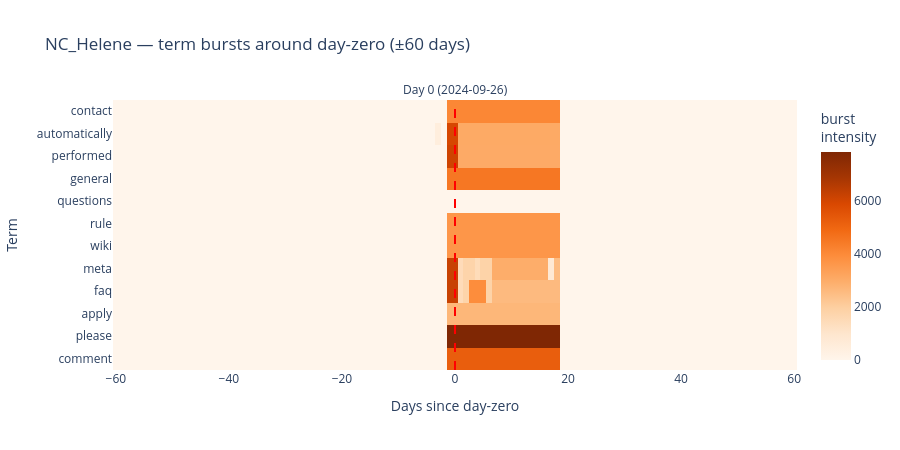

Here is the notebook cell this chart was saved with:
### Markdown cell above
### 6.2 Per-event burst heatmaps

For each event, we pick the ~12 most distinctive terms across that event's boolean sub-corpora (by TF-IDF), run Kleinberg on each term's timestamp series restricted to the ±`WINDOW_DAYS` window around day-zero, and render a heatmap of days-since-day-zero × term with intensity encoding. A vertical line marks day-zero.

### Code cell
BURST_TERMS_PER_EVENT = 12

def term_timestamps(docs, term):
    mask = docs["text_content"].str.contains(rf"\b{re.escape(term)}\b", case=False, regex=True)
    return docs.loc[mask, "timestamp"].dropna().tolist()

def distinctive_terms(sub_df, all_df, n=BURST_TERMS_PER_EVENT):
    """Terms frequent in sub_df but not in (all_df minus sub_df)."""
    in_corpus  = " ".join(sub_df["text_content"].tolist())
    out_corpus = " ".join(all_df.loc[~all_df.index.isin(sub_df.index), "text_content"].tolist())
    vec = TfidfVectorizer(max_features=3000, stop_words=list(CONTENT_STOPWORDS), min_df=2)
    try:
        X = vec.fit_transform([in_corpus, out_corpus])
    except ValueError:
        return []
    diff = (X.toarray()[0] - X.toarray()[1])
    vocab = np.array(vec.get_feature_names_out())
    return list(vocab[diff.argsort()[::-1][:n]])

event_burst_figs = {}
for event, day0_str in EVENT_DAY_ZERO.items():
    day0 = datetime.fromisoformat(day0_str).replace(tzinfo=timezone.utc)
    win_start = day0 - timedelta(days=WINDOW_DAYS)
    win_end   = day0 + timedelta(days=WINDOW_DAYS)
    sub = df[df["events"].apply(lambda es: event in es) &
             df["timestamp"].between(win_start, win_end)].copy()
    if len(sub) < 10:
        print(f"  ⚠ {event}: only {len(sub)} docs in window — skipping burst heatmap")
        continue
    terms = distinctive_terms(sub, df)
    if not terms:
        continue
    # Build days-since-day-zero × term intensity matrix
    days = list(range(-WINDOW_DAYS, WINDOW_DAYS+1))
    matrix = np.zeros((len(terms), len(days)))
    for ti, term in enumerate(terms):
        ts = term_timestamps(sub, term)
        bursts = kleinberg_bursts(ts)
        for b_start, b_end, intensity in bursts:
            d0 = (b_start - day0).days
            d1 = (b_end - day0).days
            for d in range(max(d0, -WINDOW_DAYS), min(d1, WINDOW_DAYS)+1):
                matrix[ti, d - days[0]] = max(matrix[ti, d - days[0]], intensity)
    fig = go.Figure(go.Heatmap(z=matrix, x=days, y=terms, colorscale="Oranges",
                               colorbar=dict(title="burst<br>intensity")))
    fig.add_vline(x=0, line=dict(color="red", width=2, dash="dash"),
                  annotation_text=f"Day 0 ({day0_str})", annotation_position="top")
    fig.update_layout(title=f"{event} — term bursts around day-zero (±{WINDOW_DAYS} days)",
                      xaxis_title="Days since day-zero", yaxis_title="Term",
                      height=450, plot_bgcolor="white")
    fig.write_html(str(OUTPUT_DIR / f"burst_{event}.html"), include_plotlyjs="cdn")
    event_burst_figs[event] = fig
    fig.show()
    print(f"✓ {event}: {len(sub):,} docs, {len(terms)} distinctive terms")

### Figure 1 — Plotly figure (JSON) as saved in the notebook; plotly's stock layout.template omitted (floating-point values rounded to 4 significant figures; data arrays with more than 128 entries replaced by an {"elided": "..."} marker saying what was removed)
{"data": [{"colorbar": {"title": {"text": "burst<br>intensity"}}, "colorscale": [[0, "rgb(255,245,235)"], [0.125, "rgb(254,230,206)"], [0.25, "rgb(253,208,162)"], [0.375, "rgb(253,174,107)"], [0.5, "rgb(253,141,60)"], [0.625, "rgb(241,105,19)"], [0.75, "rgb(217,72,1)"], [0.875, "rgb(166,54,3)"], [1, "rgb(127,39,4)"]], "type": "heatmap", "x": [-60, -59, -58, -57, -56, -55, -54, -53, -52, -51, -50, -49, -48, -47, -46, -45, -44, -43, -42, -41, -40, -39, -38, -37, -36, -35, -34, -33, -32, -31, -30, -29, -28, -27, -26, -25, -24, -23, -22, -21, -20, -19, -18, -17, -16, -15, -14, -13, -12, -11, -10, -9, -8, -7, -6, -5, -4, -3, -2, -1, 0, 1, 2, 3, 4, 5, 6, 7, 8, 9, 10, 11, 12, 13, 14, 15, 16, 17, 18, 19, 20, 21, 22, 23, 24, 25, 26, 27, 28, 29, 30, 31, 32, 33, 34, 35, 36, 37, 38, 39, 40, 41, 42, 43, 44, 45, 46, 47, 48, 49, 50, 51, 52, 53, 54, 55, 56, 57, 58, 59, 60], "y": ["comment", "please", "apply", "faq", "meta", "wiki", "rule", "questions", "general", "performed", "automatically", "contact"], "z": {"elided": "12x121 float values"}}], "layout": {"annotations": [{"showarrow": false, "text": "Day 0 (2024-09-26)", "x": 0, "xanchor": "center", "xref": "x", "y": 1, "yanchor": "bottom", "yref": "y domain"}], "height": 450, "plot_bgcolor": "white", "shapes": [{"line": {"color": "red", "dash": "dash", "width": 2}, "type": "line", "x0": 0, "x1": 0, "xref": "x", "y0": 0, "y1": 1, "yref": "y domain"}], "title": {"text": "NC_Helene — term bursts around day-zero (±60 days)"}, "xaxis": {"title": {"text": "Days since day-zero"}}, "yaxis": {"title": {"text": "Term"}}}}
